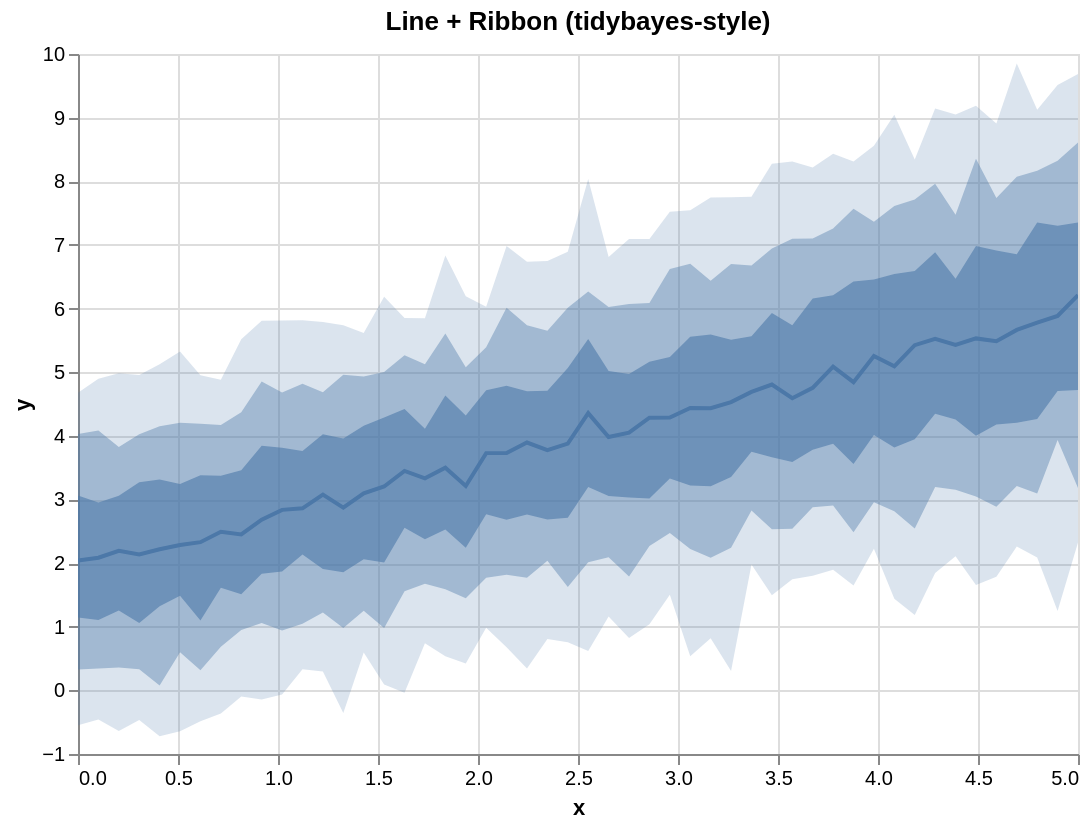

Describe this chart as a Vega-Lite specification.
### Vega-Lite specification from a JSON file in a GitHub repository (floating-point values rounded to 4 significant figures)
{"$schema": "https://vega.github.io/schema/vega-lite/v5.json", "config": {"axis": {"labelLimit": 0}, "header": {"labelLimit": 0}, "legend": {"labelLimit": 0}}, "data": {"values": [{"__median__": 4.049, "hi_0_5_": 4.973, "hi_0_8_": 6.072, "hi_0_95_": 7.094, "lo_0_5_": 3.03, "lo_0_8_": 1.791, "lo_0_95_": 0.8212, "x": 2.755}, {"__median__": 3.075, "hi_0_5_": 4.026, "hi_0_8_": 4.683, "hi_0_95_": 5.79, "lo_0_5_": 1.906, "lo_0_8_": 1.224, "lo_0_95_": 0.2959, "x": 1.224}, {"__median__": 4.529, "hi_0_5_": 5.509, "hi_0_8_": 6.699, "hi_0_95_": 7.75, "lo_0_5_": 3.354, "lo_0_8_": 2.24, "lo_0_95_": 0.3037, "x": 3.265}, {"__median__": 5.088, "hi_0_5_": 6.208, "hi_0_8_": 7.26, "hi_0_95_": 8.433, "lo_0_5_": 3.875, "lo_0_8_": 2.905, "lo_0_95_": 1.895, "x": 3.776}, {"__median__": 5.531, "hi_0_5_": 6.984, "hi_0_8_": 8.355, "hi_0_95_": 9.188, "lo_0_5_": 4.001, "lo_0_8_": 3.046, "lo_0_95_": 1.655, "x": 4.49}, {"__median__": 2.084, "hi_0_5_": 2.95, "hi_0_8_": 4.084, "hi_0_95_": 4.898, "lo_0_5_": 1.105, "lo_0_8_": 0.3448, "lo_0_95_": -0.4564, "x": 0.102}, {"__median__": 5.091, "hi_0_5_": 6.543, "hi_0_8_": 7.611, "hi_0_95_": 9.046, "lo_0_5_": 3.817, "lo_0_8_": 2.813, "lo_0_95_": 1.439, "x": 4.082}, {"__median__": 2.136, "hi_0_5_": 3.269, "hi_0_8_": 4.023, "hi_0_95_": 4.954, "lo_0_5_": 1.057, "lo_0_8_": 0.3316, "lo_0_95_": -0.4672, "x": 0.3061}, {"__median__": 5.778, "hi_0_5_": 7.353, "hi_0_8_": 8.166, "hi_0_95_": 9.125, "lo_0_5_": 4.265, "lo_0_8_": 3.093, "lo_0_95_": 2.087, "x": 4.796}, {"__median__": 3.776, "hi_0_5_": 4.71, "hi_0_8_": 5.65, "hi_0_95_": 6.749, "lo_0_5_": 2.685, "lo_0_8_": 2.035, "lo_0_95_": 0.8076, "x": 2.347}, {"__median__": 2.194, "hi_0_5_": 3.057, "hi_0_8_": 3.823, "hi_0_95_": 4.985, "lo_0_5_": 1.253, "lo_0_8_": 0.3589, "lo_0_95_": -0.6369, "x": 0.2041}, {"__median__": 4.433, "hi_0_5_": 5.591, "hi_0_8_": 6.438, "hi_0_95_": 7.743, "lo_0_5_": 3.207, "lo_0_8_": 2.082, "lo_0_95_": 0.8176, "x": 3.163}, {"__median__": 5.425, "hi_0_5_": 6.589, "hi_0_8_": 7.712, "hi_0_95_": 8.343, "lo_0_5_": 3.944, "lo_0_8_": 2.542, "lo_0_95_": 1.185, "x": 4.184}, {"__median__": 3.894, "hi_0_5_": 4.7, "hi_0_8_": 5.736, "hi_0_95_": 6.735, "lo_0_5_": 2.762, "lo_0_8_": 1.768, "lo_0_95_": 0.3439, "x": 2.245}, {"__median__": 4.356, "hi_0_5_": 5.521, "hi_0_8_": 6.266, "hi_0_95_": 8.037, "lo_0_5_": 3.196, "lo_0_8_": 2.013, "lo_0_95_": 0.6196, "x": 2.551}, {"__median__": 2.837, "hi_0_5_": 3.814, "hi_0_8_": 4.682, "hi_0_95_": 5.812, "lo_0_5_": 1.866, "lo_0_8_": 0.9415, "lo_0_95_": -0.06677, "x": 1.02}, {"__median__": 4.59, "hi_0_5_": 5.739, "hi_0_8_": 7.096, "hi_0_95_": 8.309, "lo_0_5_": 3.59, "lo_0_8_": 2.54, "lo_0_95_": 1.746, "x": 3.571}, {"__median__": 5.254, "hi_0_5_": 6.455, "hi_0_8_": 7.363, "hi_0_95_": 8.56, "lo_0_5_": 4.012, "lo_0_8_": 2.955, "lo_0_95_": 2.224, "x": 3.98}, {"__median__": 2.492, "hi_0_5_": 3.373, "hi_0_8_": 4.171, "hi_0_95_": 4.882, "lo_0_5_": 1.611, "lo_0_8_": 0.6841, "lo_0_95_": -0.3645, "x": 0.7143}, {"__median__": 5.524, "hi_0_5_": 6.886, "hi_0_8_": 7.963, "hi_0_95_": 9.143, "lo_0_5_": 4.346, "lo_0_8_": 3.194, "lo_0_95_": 1.843, "x": 4.286}, {"__median__": 2.45, "hi_0_5_": 3.459, "hi_0_8_": 4.369, "hi_0_95_": 5.518, "lo_0_5_": 1.511, "lo_0_8_": 0.9494, "lo_0_95_": -0.09488, "x": 0.8163}, {"__median__": 3.981, "hi_0_5_": 5.017, "hi_0_8_": 6.025, "hi_0_95_": 6.81, "lo_0_5_": 3.054, "lo_0_8_": 2.091, "lo_0_95_": 1.16, "x": 2.653}, {"__median__": 5.884, "hi_0_5_": 7.3, "hi_0_8_": 8.321, "hi_0_95_": 9.514, "lo_0_5_": 4.703, "lo_0_8_": 3.933, "lo_0_95_": 1.248, "x": 4.898}, {"__median__": 4.285, "hi_0_5_": 5.163, "hi_0_8_": 6.089, "hi_0_95_": 7.092, "lo_0_5_": 3.016, "lo_0_8_": 2.269, "lo_0_95_": 1.037, "x": 2.857}, {"__median__": 3.5, "hi_0_5_": 4.634, "hi_0_8_": 5.606, "hi_0_95_": 6.833, "lo_0_5_": 2.526, "lo_0_8_": 1.589, "lo_0_95_": 0.5366, "x": 1.837}, {"__median__": 4.755, "hi_0_5_": 6.159, "hi_0_8_": 7.101, "hi_0_95_": 8.218, "lo_0_5_": 3.782, "lo_0_8_": 2.879, "lo_0_95_": 1.802, "x": 3.673}, {"__median__": 3.73, "hi_0_5_": 4.785, "hi_0_8_": 6.011, "hi_0_95_": 6.984, "lo_0_5_": 2.681, "lo_0_8_": 1.818, "lo_0_95_": 0.6757, "x": 2.143}, {"__median__": 5.664, "hi_0_5_": 6.852, "hi_0_8_": 8.073, "hi_0_95_": 9.851, "lo_0_5_": 4.204, "lo_0_8_": 3.211, "lo_0_95_": 2.26, "x": 4.694}, {"__median__": 2.87, "hi_0_5_": 3.959, "hi_0_8_": 4.958, "hi_0_95_": 5.738, "lo_0_5_": 1.856, "lo_0_8_": 0.9813, "lo_0_95_": -0.3552, "x": 1.327}, {"__median__": 2.285, "hi_0_5_": 3.242, "hi_0_8_": 4.204, "hi_0_95_": 5.327, "lo_0_5_": 1.486, "lo_0_8_": 0.6, "lo_0_95_": -0.6428, "x": 0.5102}, {"__median__": 3.877, "hi_0_5_": 5.067, "hi_0_8_": 6.014, "hi_0_95_": 6.894, "lo_0_5_": 2.714, "lo_0_8_": 1.626, "lo_0_95_": 0.7545, "x": 2.449}, {"__median__": 4.437, "hi_0_5_": 5.557, "hi_0_8_": 6.703, "hi_0_95_": 7.544, "lo_0_5_": 3.22, "lo_0_8_": 2.221, "lo_0_95_": 0.5378, "x": 3.061}, {"__median__": 6.211, "hi_0_5_": 7.353, "hi_0_8_": 8.611, "hi_0_95_": 9.686, "lo_0_5_": 4.719, "lo_0_8_": 3.18, "lo_0_95_": 2.322, "x": 5.0}, {"__median__": 5.485, "hi_0_5_": 6.913, "hi_0_8_": 7.738, "hi_0_95_": 8.907, "lo_0_5_": 4.178, "lo_0_8_": 2.884, "lo_0_95_": 1.784, "x": 4.592}, {"__median__": 2.329, "hi_0_5_": 3.379, "hi_0_8_": 4.188, "hi_0_95_": 4.95, "lo_0_5_": 1.098, "lo_0_8_": 0.3162, "lo_0_95_": -0.487, "x": 0.6122}, {"__median__": 3.212, "hi_0_5_": 4.318, "hi_0_8_": 5.079, "hi_0_95_": 6.193, "lo_0_5_": 2.242, "lo_0_8_": 1.449, "lo_0_95_": 0.424, "x": 1.939}, {"__median__": 3.204, "hi_0_5_": 4.289, "hi_0_8_": 5.004, "hi_0_95_": 6.186, "lo_0_5_": 2.008, "lo_0_8_": 0.9819, "lo_0_95_": 0.09324, "x": 1.531}, {"__median__": 4.843, "hi_0_5_": 6.425, "hi_0_8_": 7.568, "hi_0_95_": 8.312, "lo_0_5_": 3.556, "lo_0_8_": 2.483, "lo_0_95_": 1.65, "x": 3.878}, {"__median__": 3.728, "hi_0_5_": 4.717, "hi_0_8_": 5.393, "hi_0_95_": 6.027, "lo_0_5_": 2.768, "lo_0_8_": 1.77, "lo_0_95_": 0.984, "x": 2.041}, {"__median__": 3.097, "hi_0_5_": 4.157, "hi_0_8_": 4.934, "hi_0_95_": 5.617, "lo_0_5_": 2.06, "lo_0_8_": 1.251, "lo_0_95_": 0.5934, "x": 1.429}, {"__median__": 2.217, "hi_0_5_": 3.314, "hi_0_8_": 4.149, "hi_0_95_": 5.123, "lo_0_5_": 1.323, "lo_0_8_": 0.07697, "lo_0_95_": -0.7228, "x": 0.4082}, {"__median__": 4.69, "hi_0_5_": 5.564, "hi_0_8_": 6.678, "hi_0_95_": 7.755, "lo_0_5_": 3.75, "lo_0_8_": 2.828, "lo_0_95_": 1.976, "x": 3.367}, {"__median__": 2.041, "hi_0_5_": 3.064, "hi_0_8_": 4.03, "hi_0_95_": 4.678, "lo_0_5_": 1.147, "lo_0_8_": 0.3272, "lo_0_95_": -0.5495, "x": 0.0}, {"__median__": 5.43, "hi_0_5_": 6.467, "hi_0_8_": 7.473, "hi_0_95_": 9.048, "lo_0_5_": 4.258, "lo_0_8_": 3.153, "lo_0_95_": 2.109, "x": 4.388}, {"__median__": 2.682, "hi_0_5_": 3.844, "hi_0_8_": 4.855, "hi_0_95_": 5.808, "lo_0_5_": 1.833, "lo_0_8_": 1.06, "lo_0_95_": -0.1436, "x": 0.9184}, {"__median__": 3.332, "hi_0_5_": 4.11, "hi_0_8_": 5.124, "hi_0_95_": 5.849, "lo_0_5_": 2.375, "lo_0_8_": 1.674, "lo_0_95_": 0.7408, "x": 1.735}, {"__median__": 4.287, "hi_0_5_": 5.239, "hi_0_8_": 6.623, "hi_0_95_": 7.523, "lo_0_5_": 3.328, "lo_0_8_": 2.472, "lo_0_95_": 1.501, "x": 2.959}, {"__median__": 3.448, "hi_0_5_": 4.42, "hi_0_8_": 5.265, "hi_0_95_": 5.851, "lo_0_5_": 2.556, "lo_0_8_": 1.559, "lo_0_95_": -0.03666, "x": 1.633}, {"__median__": 4.806, "hi_0_5_": 5.931, "hi_0_8_": 6.945, "hi_0_95_": 8.274, "lo_0_5_": 3.663, "lo_0_8_": 2.53, "lo_0_95_": 1.495, "x": 3.469}, {"__median__": 2.86, "hi_0_5_": 3.761, "hi_0_8_": 4.819, "hi_0_95_": 5.814, "lo_0_5_": 2.136, "lo_0_8_": 1.046, "lo_0_95_": 0.3327, "x": 1.122}]}, "height": 350, "layer": [{"_lr_layer": true, "encoding": {"tooltip": [{"field": "x", "title": "x", "type": "quantitative"}, {"field": "__median__", "title": "median", "type": "quantitative"}, {"field": "lo_0_95_", "title": "95% lo", "type": "quantitative"}, {"field": "hi_0_95_", "title": "95% hi", "type": "quantitative"}], "x": {"field": "x", "scale": {"zero": false}, "type": "quantitative"}, "y": {"field": "lo_0_95_", "scale": {"zero": false}, "title": "y", "type": "quantitative"}, "y2": {"field": "hi_0_95_"}}, "mark": {"line": false, "opacity": 0.2, "type": "area"}, "params": [{"bind": "scales", "name": "grid", "select": {"encodings": ["x", "y"], "type": "interval"}}]}, {"_lr_layer": true, "encoding": {"tooltip": [{"field": "x", "title": "x", "type": "quantitative"}, {"field": "__median__", "title": "median", "type": "quantitative"}, {"field": "lo_0_95_", "title": "95% lo", "type": "quantitative"}, {"field": "hi_0_95_", "title": "95% hi", "type": "quantitative"}], "x": {"field": "x", "scale": {"zero": false}, "type": "quantitative"}, "y": {"field": "lo_0_8_", "scale": {"zero": false}, "title": "y", "type": "quantitative"}, "y2": {"field": "hi_0_8_"}}, "mark": {"line": false, "opacity": 0.4, "type": "area"}}, {"_lr_layer": true, "encoding": {"tooltip": [{"field": "x", "title": "x", "type": "quantitative"}, {"field": "__median__", "title": "median", "type": "quantitative"}, {"field": "lo_0_95_", "title": "95% lo", "type": "quantitative"}, {"field": "hi_0_95_", "title": "95% hi", "type": "quantitative"}], "x": {"field": "x", "scale": {"zero": false}, "type": "quantitative"}, "y": {"field": "lo_0_5_", "scale": {"zero": false}, "title": "y", "type": "quantitative"}, "y2": {"field": "hi_0_5_"}}, "mark": {"line": false, "opacity": 0.6, "type": "area"}}, {"_lr_layer": true, "encoding": {"tooltip": [{"field": "x", "title": "x", "type": "quantitative"}, {"field": "__median__", "title": "median", "type": "quantitative"}, {"field": "lo_0_95_", "title": "95% lo", "type": "quantitative"}, {"field": "hi_0_95_", "title": "95% hi", "type": "quantitative"}], "x": {"field": "x", "scale": {"zero": false}, "type": "quantitative"}, "y": {"field": "__median__", "scale": {"zero": false}, "title": "y", "type": "quantitative"}}, "mark": {"strokeWidth": 2, "type": "line"}}], "title": "Line + Ribbon (tidybayes-style)", "width": 500}
